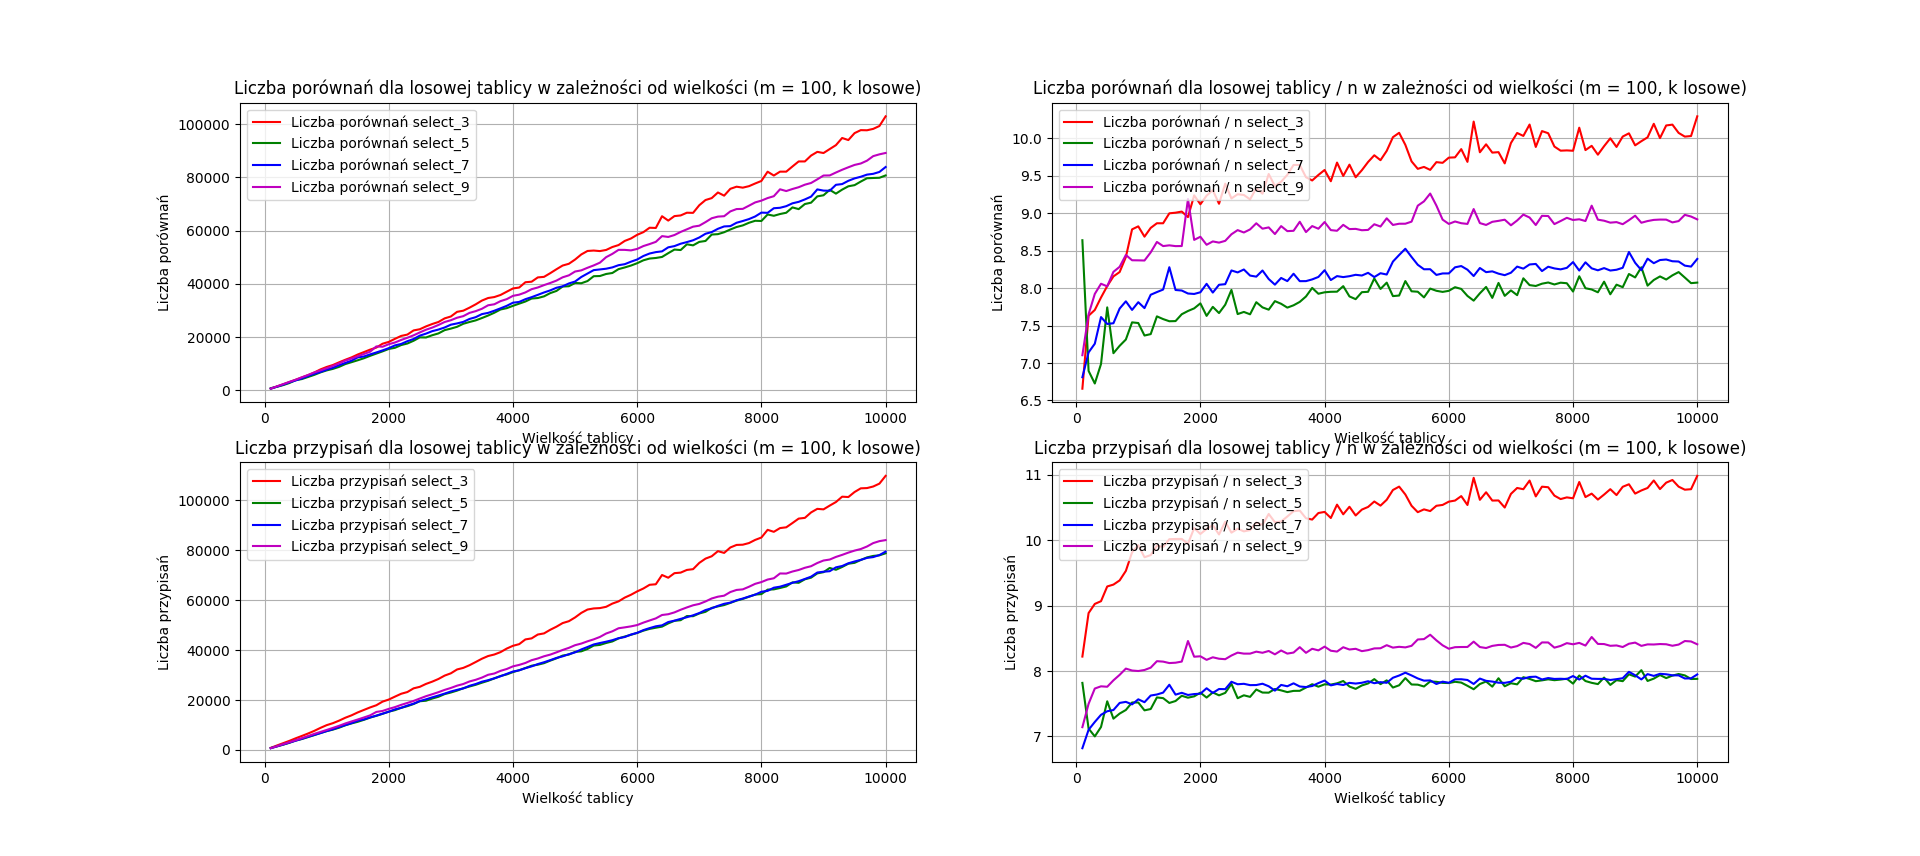

This chart was generated by the following Python code:
import matplotlib.pyplot as plt
import statistics as stat

x = [i for i in range(100, 10001, 100)]
select3C = [[] for i in range(100)]
select3S = [[] for i in range(100)]
select5C = [[] for i in range(100)]
select5S = [[] for i in range(100)]
select7C = [[] for i in range(100)]
select7S = [[] for i in range(100)]
select9C = [[] for i in range(100)]
select9S = [[] for i in range(100)]

m = 0
with open('output/zad3/select3_100.out') as file:
    for line in file:
        if ('Liczba porownan miedzy kluczami' in line):
            m = m + 1


for i in x:
    with open('output/zad3/select3_' + str(i) + '.out') as file:
        for line in file:
            if ('Liczba porownan miedzy kluczami' in line):
                select3C[(i)//100 -1].append(int((line.split('kluczami: ')[1]).split()[0]))
            if ('Liczba przypisan wartosci' in line):
                select3S[(i)//100 -1].append(int((line.split('wartosci: ')[1]).split()[0]))
    with open('output/zad3/select5_' + str(i) + '.out') as file:
        for line in file:
            if ('Liczba porownan miedzy kluczami' in line):
                select5C[(i)//100 -1].append(int((line.split('kluczami: ')[1]).split()[0]))
            if ('Liczba przypisan wartosci' in line):
                select5S[(i)//100 -1].append(int((line.split('wartosci: ')[1]).split()[0]))
    with open('output/zad3/select7_' + str(i) + '.out') as file:
        for line in file:
            if ('Liczba porownan miedzy kluczami' in line):
                select7C[(i)//100 -1].append(int((line.split('kluczami: ')[1]).split()[0]))
            if ('Liczba przypisan wartosci' in line):
                select7S[(i)//100 -1].append(int((line.split('wartosci: ')[1]).split()[0]))
    with open('output/zad3/select9_' + str(i) + '.out') as file:
        for line in file:
            if ('Liczba porownan miedzy kluczami' in line):
                select9C[(i)//100 -1].append(int((line.split('kluczami: ')[1]).split()[0]))
            if ('Liczba przypisan wartosci' in line):
                select9S[(i)//100 -1].append(int((line.split('wartosci: ')[1]).split()[0]))


fig, ((c, cn),(s, sn)) = plt.subplots(2,2)
c.plot(x,[stat.mean(select3C[i]) for i in range(100)],'r',label='Liczba porównań select_3')
c.plot(x,[stat.mean(select5C[i]) for i in range(100)],'g',label='Liczba porównań select_5')
c.plot(x,[stat.mean(select7C[i]) for i in range(100)],'b',label='Liczba porównań select_7')
c.plot(x,[stat.mean(select9C[i]) for i in range(100)],'m',label='Liczba porównań select_9')
c.legend(loc="upper left")
c.set(xlabel='Wielkość tablicy', ylabel='Liczba porównań')
c.set_title('Liczba porównań dla losowej tablicy w zależności od wielkości (m = ' + str(m) + ', k losowe)')
c.grid()

cn.plot(x,[stat.mean(select3C[i])/((i+1)*100) for i in range(100)],'r',label='Liczba porównań / n select_3')
cn.plot(x,[stat.mean(select5C[i])/((i+1)*100) for i in range(100)],'g',label='Liczba porównań / n select_5')
cn.plot(x,[stat.mean(select7C[i])/((i+1)*100) for i in range(100)],'b',label='Liczba porównań / n select_7')
cn.plot(x,[stat.mean(select9C[i])/((i+1)*100) for i in range(100)],'m',label='Liczba porównań / n select_9')
cn.legend(loc="upper left")
cn.set(xlabel='Wielkość tablicy', ylabel='Liczba porównań')
cn.set_title('Liczba porównań dla losowej tablicy / n w zależności od wielkości (m = ' + str(m) + ', k losowe)')
cn.grid()

s.plot(x,[stat.mean(select3S[i]) for i in range(100)],'r',label='Liczba przypisań select_3')
s.plot(x,[stat.mean(select5S[i]) for i in range(100)],'g',label='Liczba przypisań select_5')
s.plot(x,[stat.mean(select7S[i]) for i in range(100)],'b',label='Liczba przypisań select_7')
s.plot(x,[stat.mean(select9S[i]) for i in range(100)],'m',label='Liczba przypisań select_9')
s.legend(loc="upper left")
s.set(xlabel='Wielkość tablicy', ylabel='Liczba przypisań')
s.set_title('Liczba przypisań dla losowej tablicy w zależności od wielkości (m = ' + str(m) + ', k losowe)')
s.grid()

sn.plot(x,[stat.mean(select3S[i])/((i+1)*100) for i in range(100)],'r',label='Liczba przypisań / n select_3')
sn.plot(x,[stat.mean(select5S[i])/((i+1)*100) for i in range(100)],'g',label='Liczba przypisań / n select_5')
sn.plot(x,[stat.mean(select7S[i])/((i+1)*100) for i in range(100)],'b',label='Liczba przypisań / n select_7')
sn.plot(x,[stat.mean(select9S[i])/((i+1)*100) for i in range(100)],'m',label='Liczba przypisań / n select_9')
sn.legend(loc="upper left")
sn.set(xlabel='Wielkość tablicy', ylabel='Liczba przypisań')
sn.set_title('Liczba przypisań dla losowej tablicy / n w zależności od wielkości (m = ' + str(m) + ', k losowe)')
sn.grid()


plt.show()
